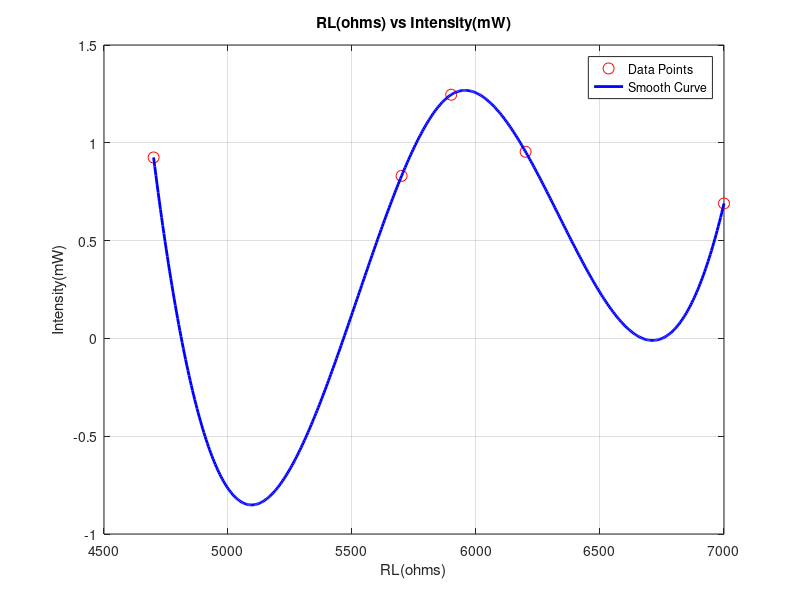

Here is the MATLAB script that generated this plot:
% Data points
X = [4700,5700,5900,6200,7000]; 
Y = [0.925,0.831,1.246,0.954,0.69]; 

% Fit a smooth curve using spline interpolation
X_fine = linspace(min(X), max(X), 500); % Create fine grid for smooth plotting
Y_spline = spline(X, Y, X_fine); % Interpolated values

% Plot the original data points
figure;
plot(X, Y, 'ro', 'MarkerSize', 8, 'DisplayName', 'Data Points'); 
hold on;

% Plot the smooth fitted curve
plot(X_fine, Y_spline, '-b', 'LineWidth', 2, 'DisplayName', 'Smooth Curve');


grid on;
xlabel('RL(ohms)');
ylabel('Intensity(mW)');
title('RL(ohms) vs Intensity(mW)');
legend show;
hold off;